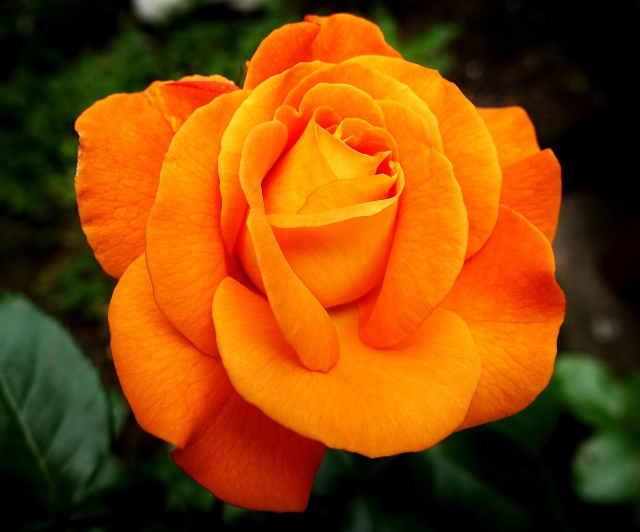
#> input picture P2/material_opencv/flor.jpeg, 1280 x 1064 px (shown at 1/2 size)
$ jupyter execute opencv_gcid_02.ipynb
#> lines starting #> are read from the running program, lines starting #| are printed output that depends on the picture; after the words box and inside, x2 and y2 are one past the last pixel; in counts of white or black regions, pixels touching at a corner belong together
# Procesamiento de imágenes

## Histograma

La función `calcHist` en OpenCV se utiliza para calcular el histograma de una imagen. Un histograma es una representación gráfica de la distribución de intensidades de píxeles en una imagen. Es una herramienta útil para el análisis de imágenes, ya que puede ayudar a comprender la distribución de brillo y contraste, entre otros aspectos.

Los parámetros de la función `calcHist` son los siguientes:

```python
cv2.calcHist(images, channels, mask, histSize, ranges[, hist[, accumulate]])
```

- `images`: Este es el conjunto de imágenes para el cual se calculan los histogramas. Deben estar en formato de lista, por ejemplo `[image]`.

- `channels`: Es una lista de índices, donde cada índice corresponde a un canal para el cual se calculará el histograma. Por ejemplo, si quieres calcular el histograma de una imagen en escala de grises, pasarías `[0]`. Para una imagen BGR, pasarías `[0]`, `[1]` o `[2]` para calcular el histograma de los canales azul, verde o rojo respectivamente.

- `mask`: Una imagen de máscara para calcular el histograma de una región específica de la imagen. Si quieres calcular el histograma de toda la imagen, este parámetro debería ser `None`.

- `histSize`: Este parámetro representa el número de bins en el histograma. Por ejemplo, `[256]` indica que el histograma debe tener 256 bins.

- `ranges`: Es el rango de valores posibles de los píxeles. Para imágenes en escala de grises, este rango es generalmente `[0, 255]` (para abarcar todos los posibles valores de 8 bits).

- `hist`: Es el resultado, el histograma calculado.

- `accumulate`: Un flag que indica si el histograma se debe acumular. Si es `False`, el histograma se limpia al principio de la llamada.

[cell 1]
import cv2
import numpy as np
import matplotlib.pyplot as plt

image = cv2.imread("flor.jpeg")
#> image is the input picture: shape (1064, 1280, 3); mean B, G, R 7.1, 69, 134
image_BW = cv2.cvtColor(image, cv2.COLOR_BGR2GRAY)
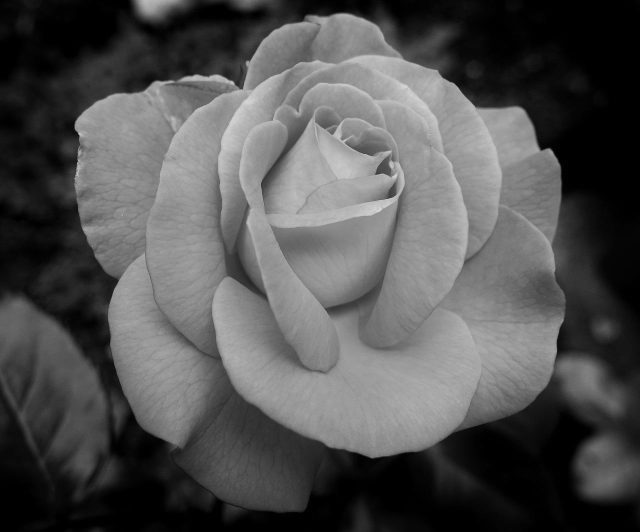
#> image_BW: shape (1064, 1280) (shown at 1/2 size); min 0, max 226, mean 81.4

plt.imshow(image_BW, cmap='gray')

[cell 2]
# Histogram
bins = 32
hist = cv2.calcHist([image_BW], [0], None, [bins], [0, 255])
#> hist = 32 values, max 256012 at index 0, min 0 at index 29, mean 42560
plt.bar(np.arange(bins), hist[:, 0])
#> figure, not shown here; tallest bar 256012 high, from x = -0.4 to 0.4

## Zonas de movimiento

Podemos detectar en qué zonas de la imagen hay cambios mediante la substracción de imágenes (imagen actual - imagen de fondo).

|||
|--|--|

[cell 3]
import cv2
import numpy as np

# path to input images are specified and
# images are loaded with imread command
# Load grayscale images
image1 = cv2.imread('fot1.png', 0)
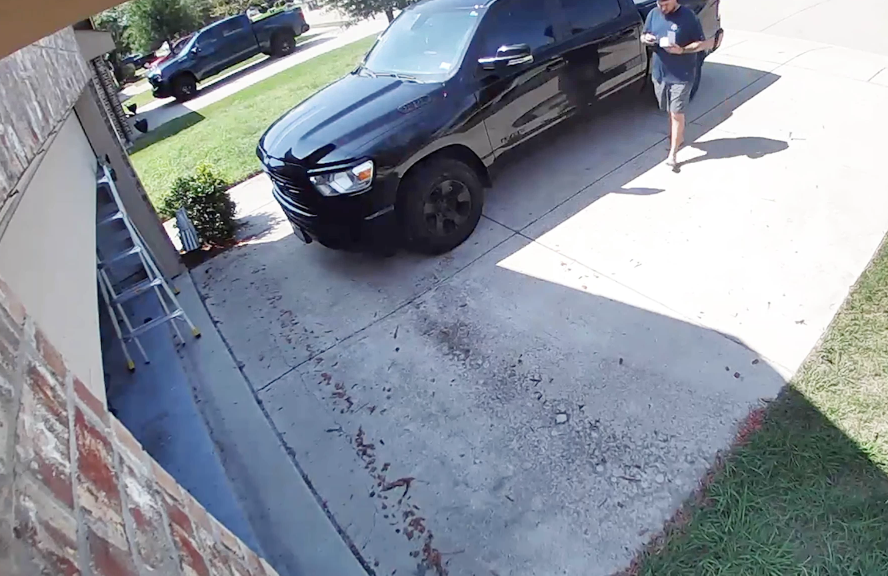
#> input picture P2/material_opencv/fot1.png, 1776 x 1151 px (shown at 1/2 size)
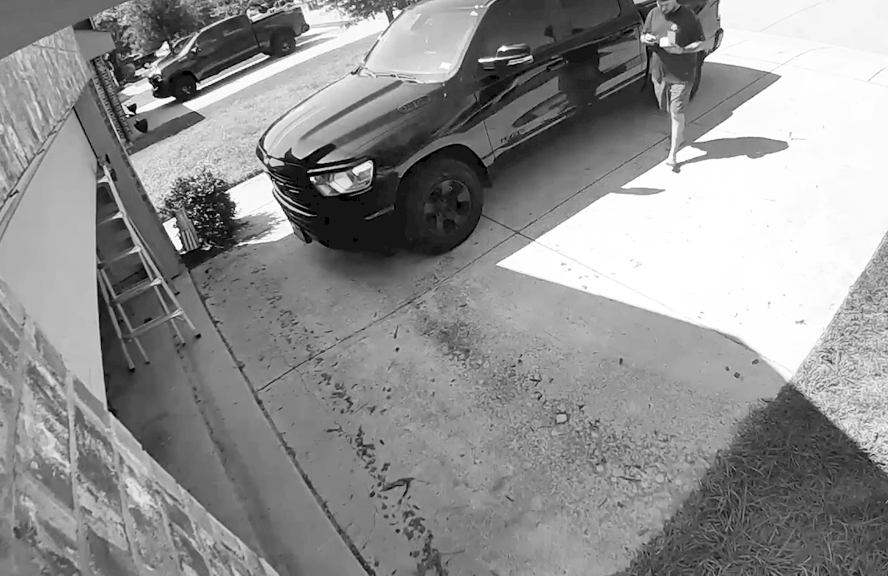
#> image1: shape (1151, 1776) (shown at 1/2 size); min 0, max 255, mean 143.1
image2 = cv2.imread('fot2.png', 0)
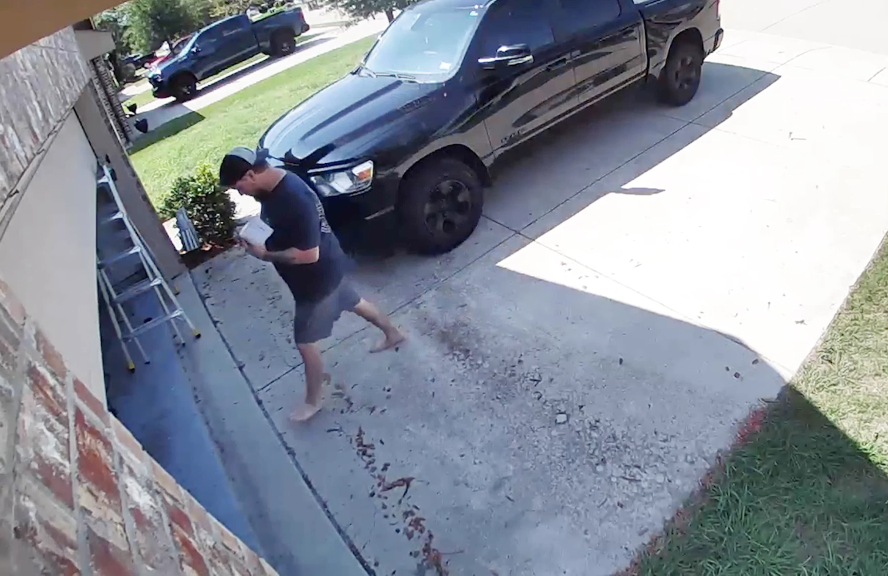
#> input picture P2/material_opencv/fot2.png, 1776 x 1151 px (shown at 1/2 size)
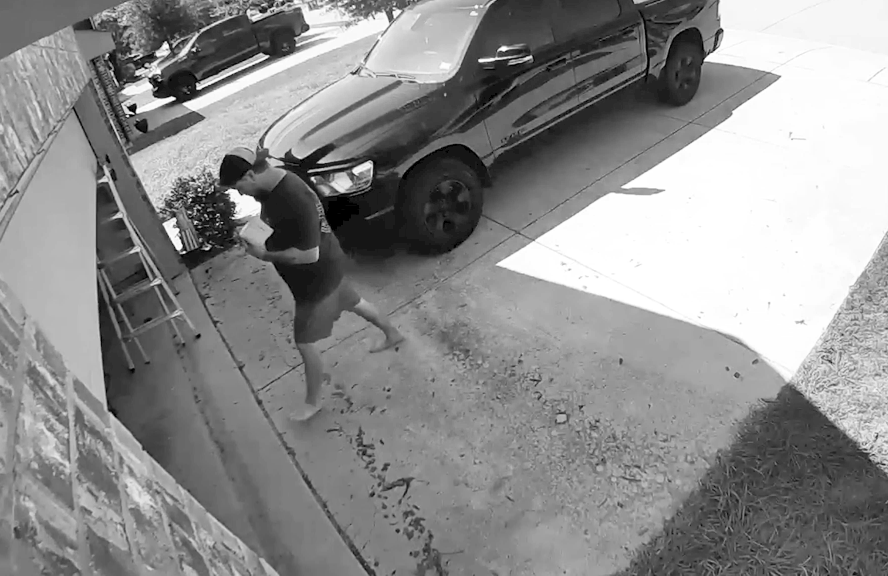
#> image2: shape (1151, 1776) (shown at 1/2 size); min 0, max 255, mean 141.4

sub = cv2.subtract(image1, image2)
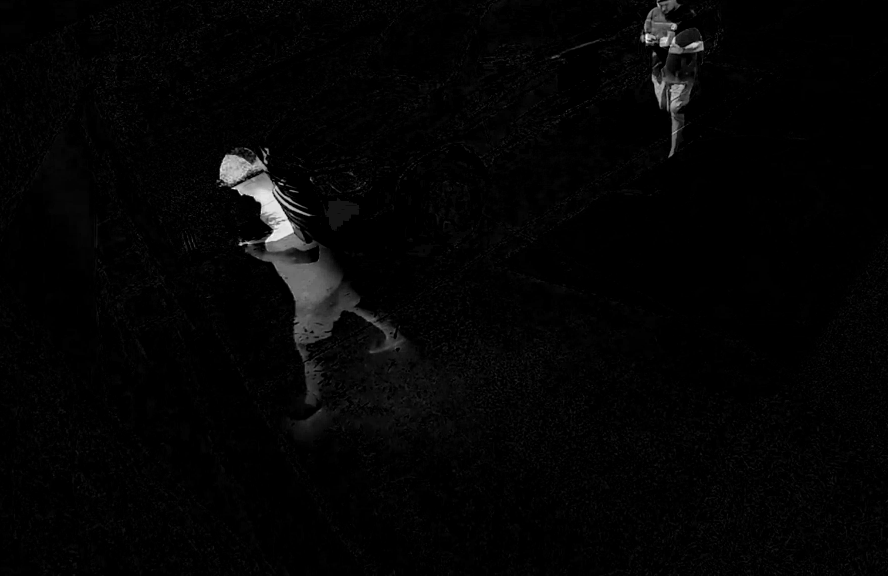
#> sub: shape (1151, 1776) (shown at 1/2 size); min 0, max 255, mean 4.6

# plt.imshow(image1, cmap='gray')
plt.imshow(sub, cmap='gray')

¿Qué zonas son realmente nuevas y qué zonas son solamento ruido en la imagen?

[cell 4]
small_image = cv2.resize(sub, (0, 0), fx = 0.2, fy = 0.2)
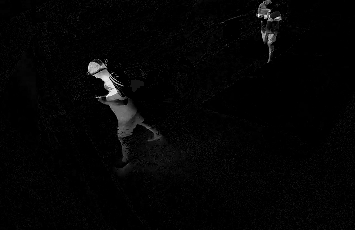
#> small_image: shape (230, 355); min 0, max 249, mean 4.6
plt.imshow(small_image, cmap='gray')
plt.savefig('small_image_noise.png')

[cell 5]
bins = 32
hist = cv2.calcHist([small_image], [0], None, [bins], [0, 255])
#> hist = 32 values, max 72465 at index 0, min 1 at index 30, mean 2551.6
plt.bar(np.arange(bins), hist[:, 0])
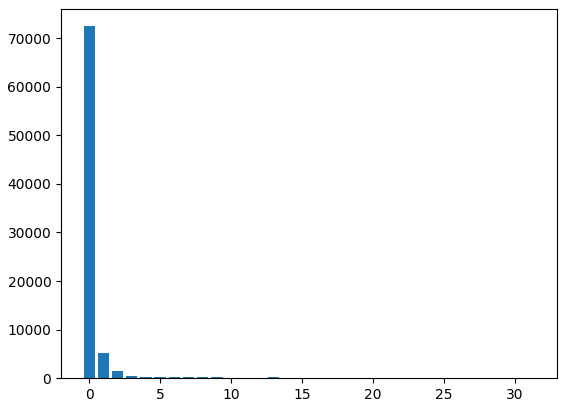
#> figure drawn by matplotlib, 1 panel; tallest bar 72465 high, from x = -0.4 to 0.4

[cell 6]
print(np.max(small_image))
#| 249
print(np.min(small_image))
#| 0

## Umbralizado

El umbralizado de imágenes es una técnica que se utiliza para separar objetos dentro de una imagen en función de la intensidad de los píxeles. En términos simples, se trata de convertir una imagen en escala de grises a una imagen binaria, donde los píxeles pueden tener uno de dos valores posibles, generalmente 0 o 255 (blanco o negro).

### ¿Cómo Funciona?

1. **Selección de un Umbral**: El primer paso en el umbralizado es seleccionar un valor de umbral. Este umbral determinará cómo se clasifican los píxeles.

2. **Aplicación del Umbral**: Después de seleccionar un valor de umbral, se aplica a cada píxel de la imagen de la siguiente manera:
   - Si la intensidad del píxel es menor (o menor o igual, dependiendo de la implementación) que el valor de umbral, el píxel se establece en negro (intensidad 0).
   - Si la intensidad del píxel es mayor que el valor de umbral, el píxel se establece en blanco (intensidad 255).

### Aplicaciones

El umbralizado se utiliza en una variedad de aplicaciones, como:
- Separación de objetos del fondo.
- Preprocesamiento antes de la segmentación de imágenes.
- Reducción de la complejidad visual para aumentar el rendimiento de los algoritmos de visión por computador.
- Extracción de características relevantes de una imagen.

En OpenCV, puedes utilizar la función `cv2.threshold` para aplicar umbralizado a una imagen.

[cell 7]
th = np.max(small_image) * 0.5
#> th = 124.5
ret, thresh1 = cv2.threshold(small_image, th, 255, cv2.THRESH_BINARY)
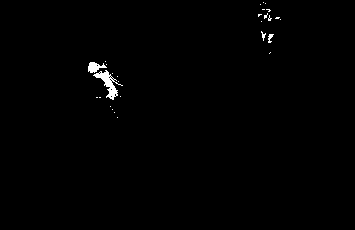
#> thresh1: shape (230, 355); 0.64% white; 28 white regions (24 under 20 px)
#> ret = 124
plt.imshow(thresh1, cmap='gray')

[cell 8]
# find the contours
contours, _ = cv2.findContours(thresh1, cv2.RETR_TREE,cv2.CHAIN_APPROX_SIMPLE)
#> contours = 42 contours, 40 with area under 20; largest, box (x1, y1, x2, y2) and area: (93, 70, 123, 100) 236, (88, 62, 107, 73) 94
img = cv2.cvtColor(thresh1, cv2.COLOR_GRAY2BGR)
#> img: shape (230, 355, 3); 0.64% white; 28 white regions (24 under 20 px), largest, box (x1, y1, x2, y2) and area: (93, 70, 123, 100) 281, (88, 62, 107, 73) 118, (268, 34, 274, 43) 30, (261, 31, 266, 41) 21

for cnt in contours:
    # get the bounding rect
    x, y, w, h = cv2.boundingRect(cnt)
    # draw a green rectangle to visualize the bounding rect
    img = cv2.rectangle(img, (x, y), (x+w, y+h), (0, 255, 0), 1)
#> this loop made 42 passes
#> (x, y, w, h) on passes 1, 2, 3, 4, 7, 8, 9, 10, 11, 13, 24, 25: (117, 117, 1, 1), (114, 112, 1, 1), (112, 109, 1, 1), (110, 106, 1, 1), (120, 96, 1, 1), (118, 81, 1, 1), (117, 76, 1, 1), (112, 73, 1, 1), (93, 70, 30, 30), (114, 93, 3, 4), (106, 64, 1, 1), (88, 62, 19, 11)
#> (cnt, x, y, w, h) on passes 5, 6, 12, 14, 15, 16: ([[99, 97], [100, 97]], 99, 97, 2, 1), ([[96, 97], [97, 97]], 96, 97, 2, 1), ([[110, 96], [111, 95], [112, 96], [111, 97]], 110, 95, 3, 3), ([[110, 89], [111, 88], [112, 89], [111, 90]], 110, 88, 3, 3), ([[110, 80], [111, 79], [112, 80], [111, 81]], 110, 79, 3, 3), ([[112, 79], [113, 78], [114, 79], [113, 80]], 112, 78, 3, 3)
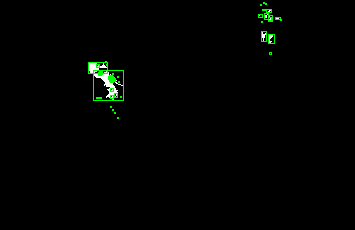
#> img: shape (230, 355, 3); mean B, G, R 1.1, 2.7, 1.1

plt.imshow(img, cmap='gray')
